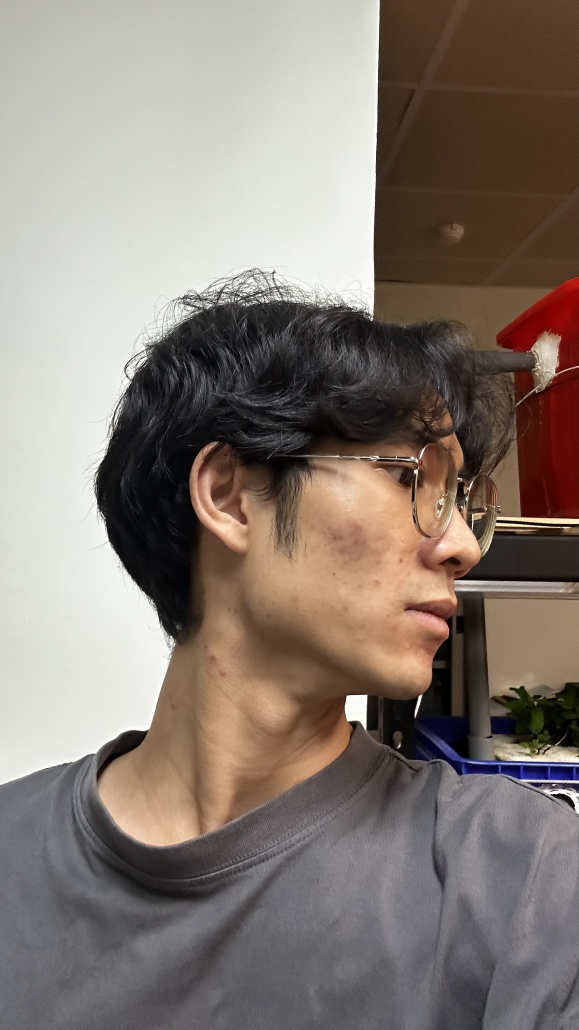
#> input picture faces_db/Std001/photo1.jpg, 1737 x 3088 px (shown at 1/3 size)
$ python -i test_face_recog.py   (imports and definitions only)
#> lines starting #> are read from the running program, lines starting #| are printed output that depends on the picture
#> further down, picture is the input picture: shape (3088, 1737, 3); mean B, G, R 115.8, 123.8, 134.7
"""
Face recognition diagnostic.
Run: python test_face_recog.py
Tests every photo in faces_db against itself and cross-tests to show actual distances.
"""
import os, sys, glob
import numpy as np
import cv2

sys.path.insert(0, os.path.dirname(__file__))

FACES_DB = os.path.join(os.path.dirname(os.path.abspath(__file__)), "faces_db")

SIMILARITY_THRESHOLD  = 0.45
MIN_FACE_QUALITY      = 0.72
MIN_FACE_SIZE_PX      = 60
MIN_INTERCLASS_MARGIN = 0.08

# [1 line not run here, left out]
from insightface.app import FaceAnalysis
# [1 line that did not run here, left out]
# [2 lines not run here, left out]


def clahe(img):
    lab = cv2.cvtColor(img, cv2.COLOR_BGR2LAB)
#> lab: shape (3088, 1737, 3); mean of channels 0, 1, 2 131.2, 131.5, 134.4
    l, a, b = cv2.split(lab)
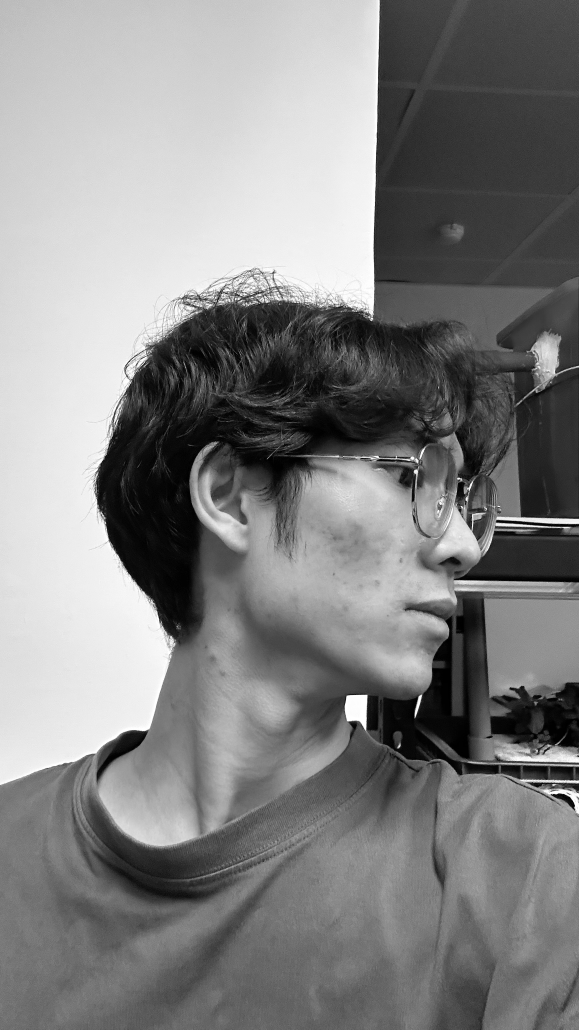
#> l: shape (3088, 1737) (shown at 1/3 size); min 0, max 255, mean 131.2
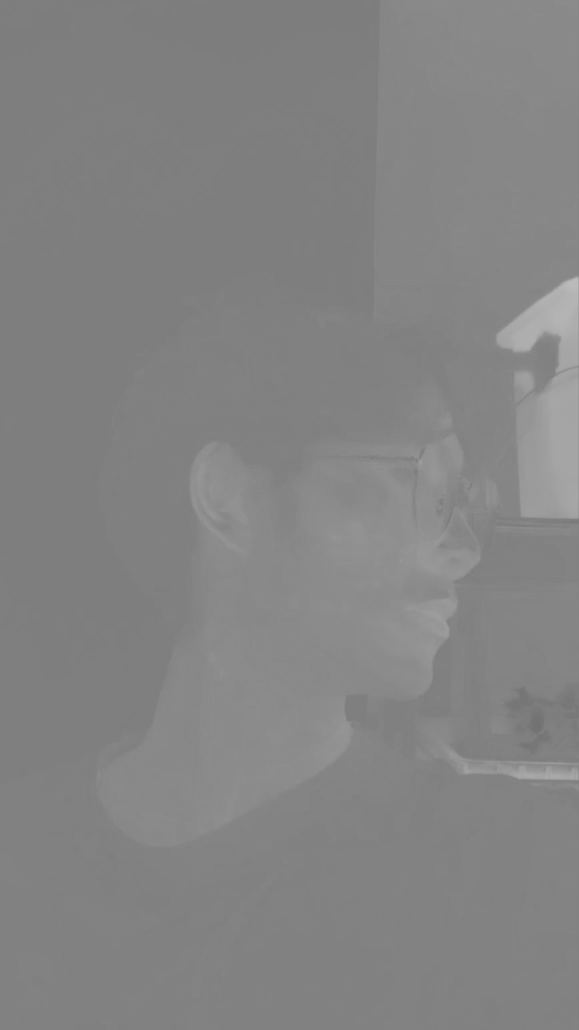
#> a: shape (3088, 1737) (shown at 1/3 size); min 113, max 188, mean 131.5
    c = cv2.createCLAHE(clipLimit=2.0, tileGridSize=(8, 8))
    lab = cv2.merge((c.apply(l), a, b))
#> lab: shape (3088, 1737, 3); mean of channels 0, 1, 2 137.5, 131.5, 134.4
    return cv2.cvtColor(lab, cv2.COLOR_LAB2BGR)
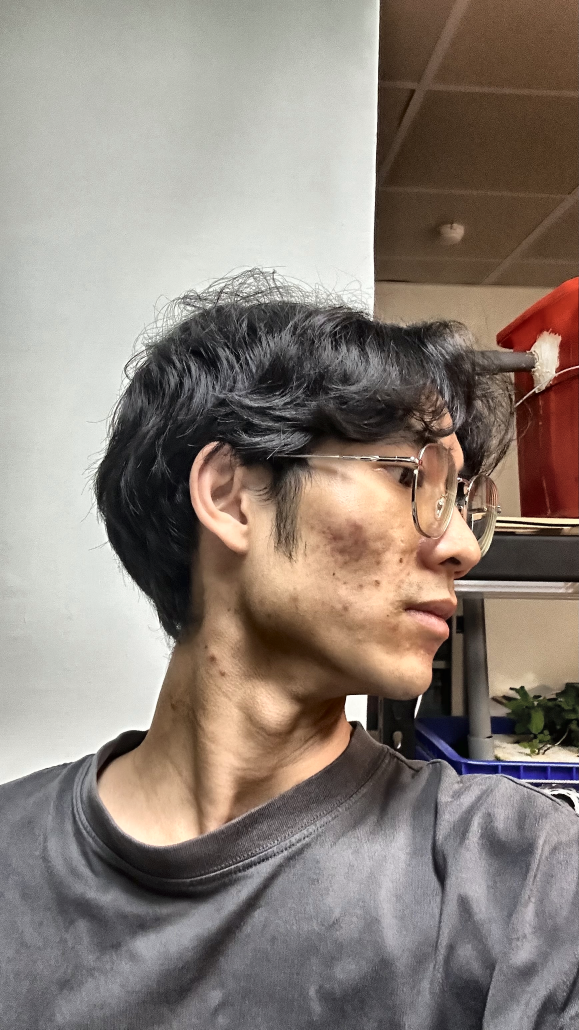
#> returned value: shape (3088, 1737, 3) (shown at 1/3 size); mean B, G, R 121.3, 129.6, 140.8


# ── Build DB ──────────────────────────────────────────────────────────────────
# [3 lines not run here, left out]
db = {}  # {folder: [embeddings]}

# [40 lines not run here, left out]

folders = list(db.keys())
# [34 lines not run here, left out]

>>> import cv2
>>> picture = cv2.imread('faces_db/Std001/photo1.jpg')
>>> result = clahe(picture)

$ run again, on faces_db/std002/photo2.jpg
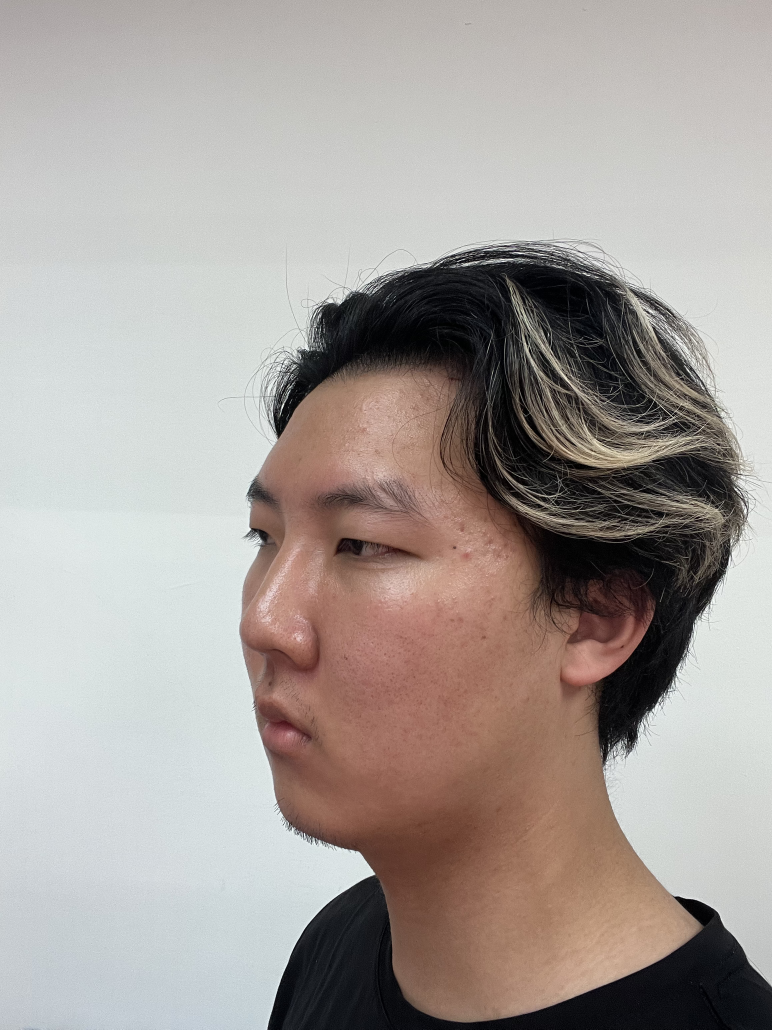
#> input picture faces_db/std002/photo2.jpg, 2316 x 3088 px (shown at 1/3 size)
#> picture is the input picture: shape (3088, 2316, 3); mean B, G, R 154.9, 159.4, 167.1
#> in clahe, `l, a, b = cv2.split(lab)`:
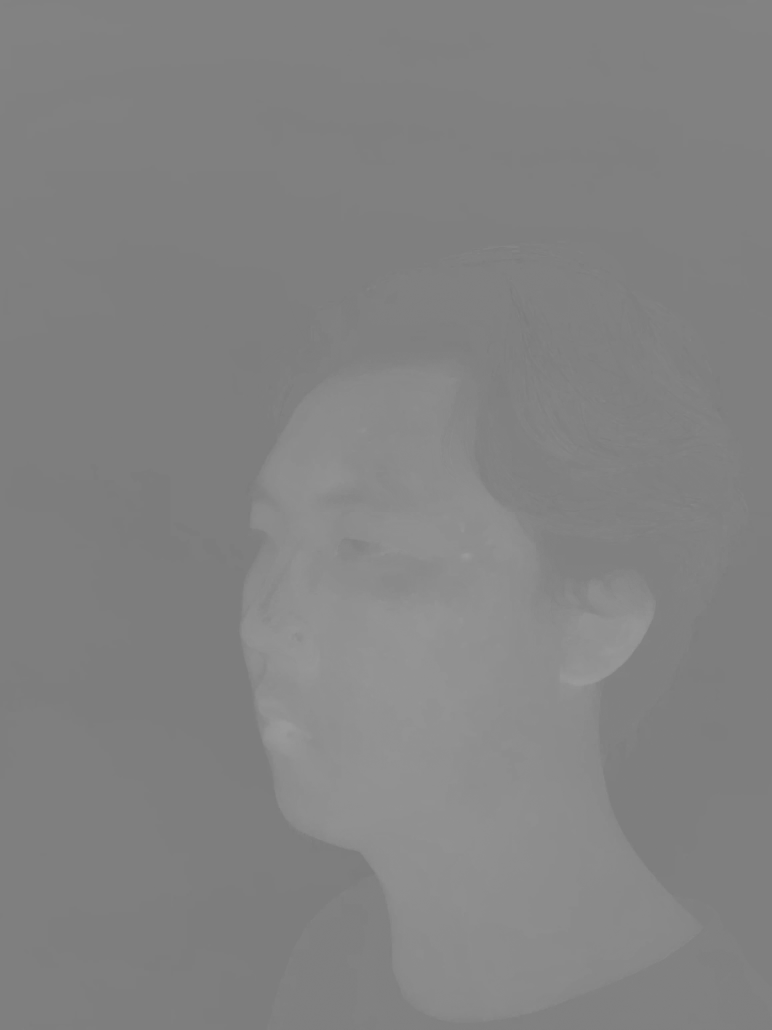
#> a: shape (3088, 2316) (shown at 1/3 size); min 121, max 156, mean 130.6
#> in clahe, `return cv2.cvtColor(lab, cv2.COLOR_LAB2BGR)`:
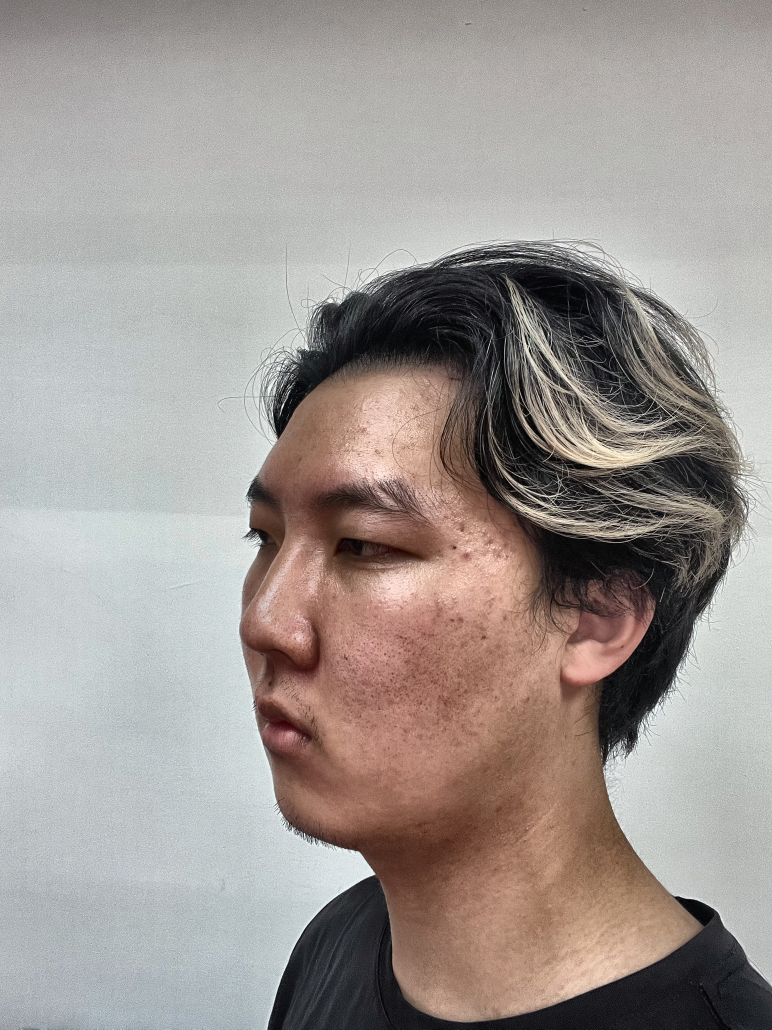
#> returned value: shape (3088, 2316, 3) (shown at 1/3 size); mean B, G, R 147.2, 151.5, 159.4

$ run again, on faces_db/std002/photo3.jpg
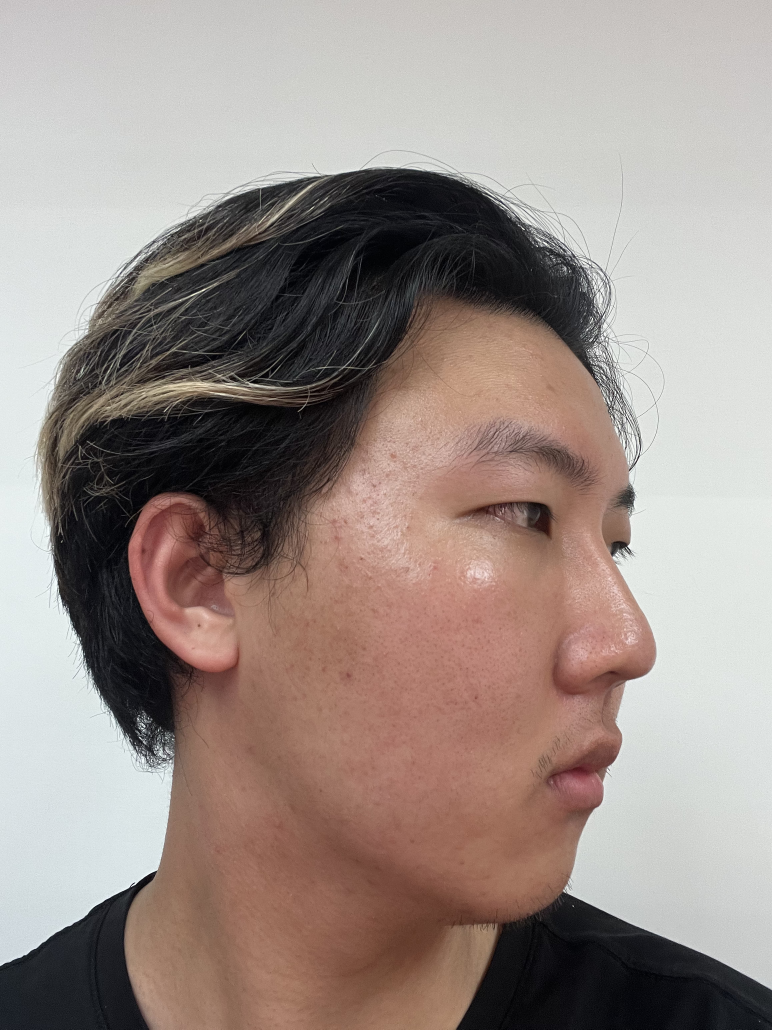
#> input picture faces_db/std002/photo3.jpg, 2316 x 3088 px (shown at 1/3 size)
#> picture is the input picture: shape (3088, 2316, 3); mean B, G, R 136.2, 142.1, 155.7
#> in clahe, `l, a, b = cv2.split(lab)`:
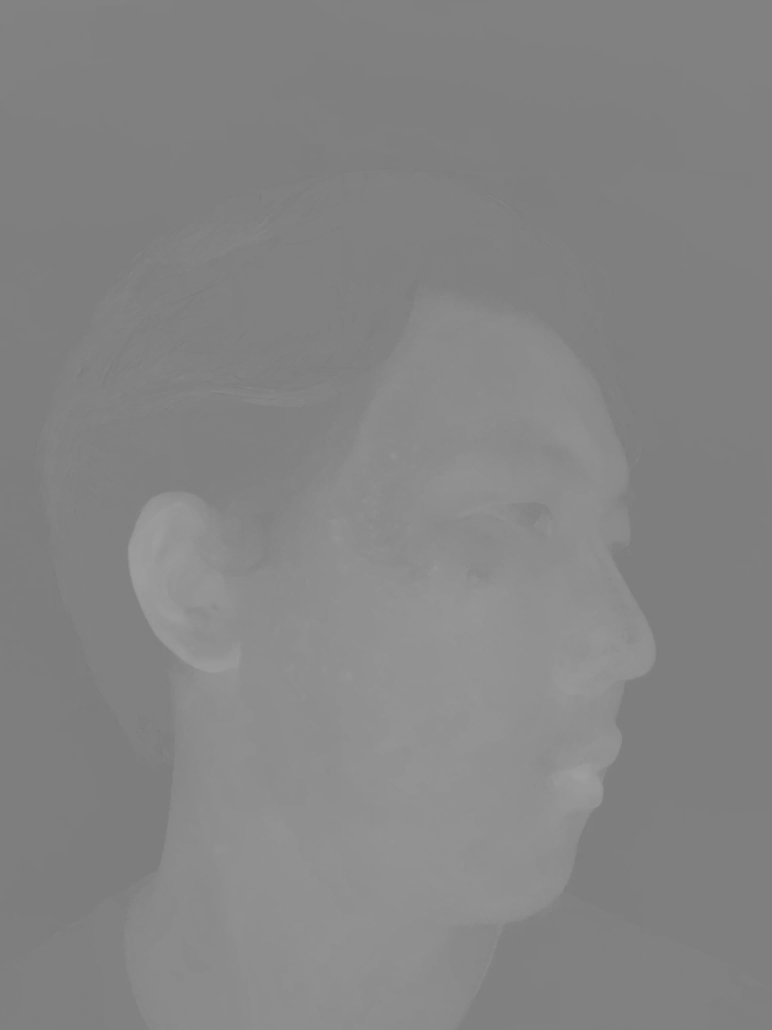
#> a: shape (3088, 2316) (shown at 1/3 size); min 119, max 160, mean 132.7
#> in clahe, `return cv2.cvtColor(lab, cv2.COLOR_LAB2BGR)`:
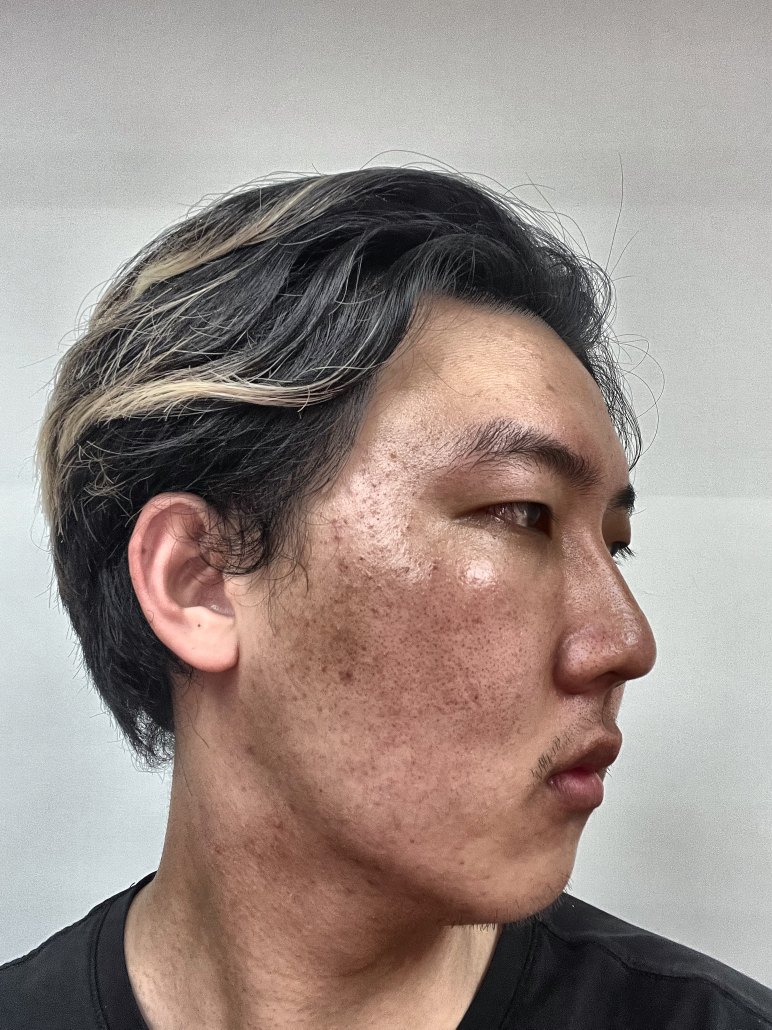
#> returned value: shape (3088, 2316, 3) (shown at 1/3 size); mean B, G, R 134.5, 140.4, 154.1

$ run again, on faces_db/std1/photo1.jpg
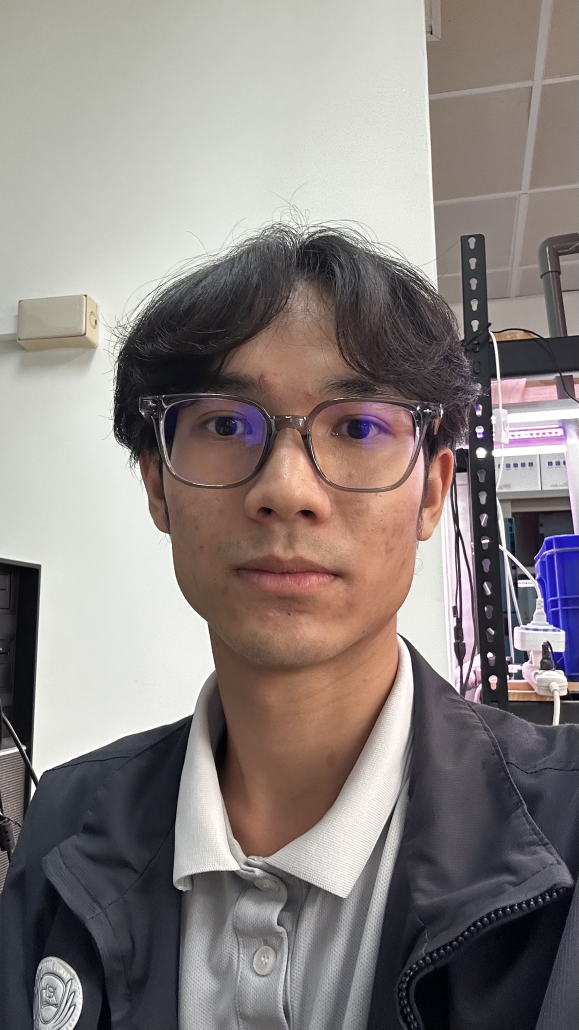
#> input picture faces_db/std1/photo1.jpg, 1737 x 3088 px (shown at 1/3 size)
#> picture is the input picture: shape (3088, 1737, 3); mean B, G, R 128.5, 130.7, 138.8
#> in clahe, `l, a, b = cv2.split(lab)`:
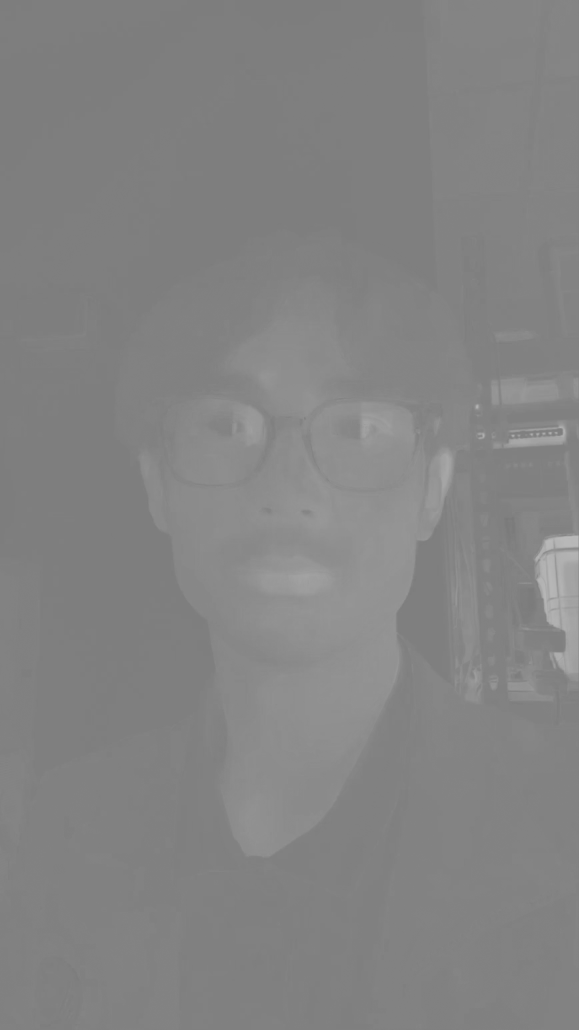
#> a: shape (3088, 1737) (shown at 1/3 size); min 120, max 187, mean 131.3
#> in clahe, `return cv2.cvtColor(lab, cv2.COLOR_LAB2BGR)`:
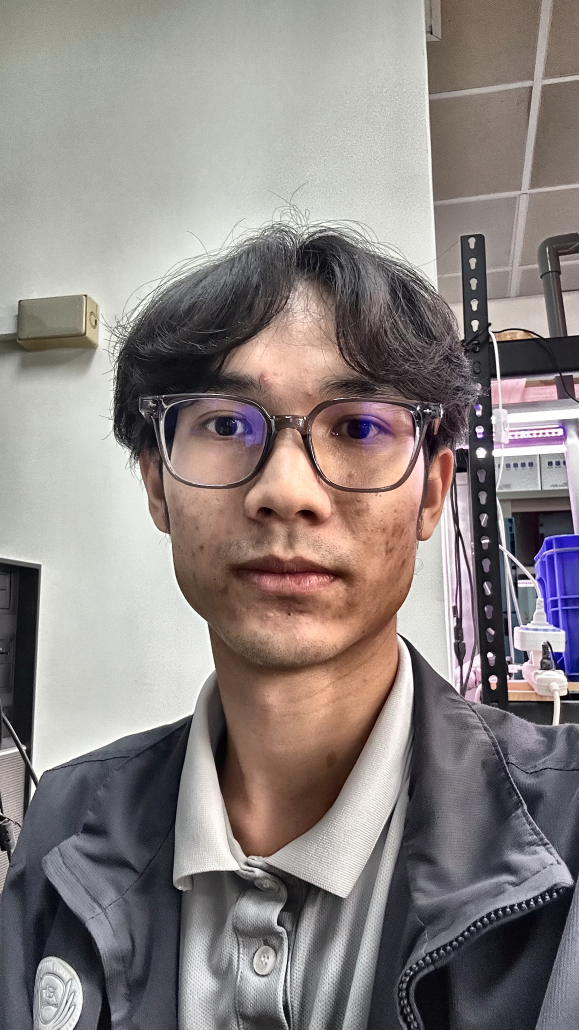
#> returned value: shape (3088, 1737, 3) (shown at 1/3 size); mean B, G, R 129.9, 132, 140.3
